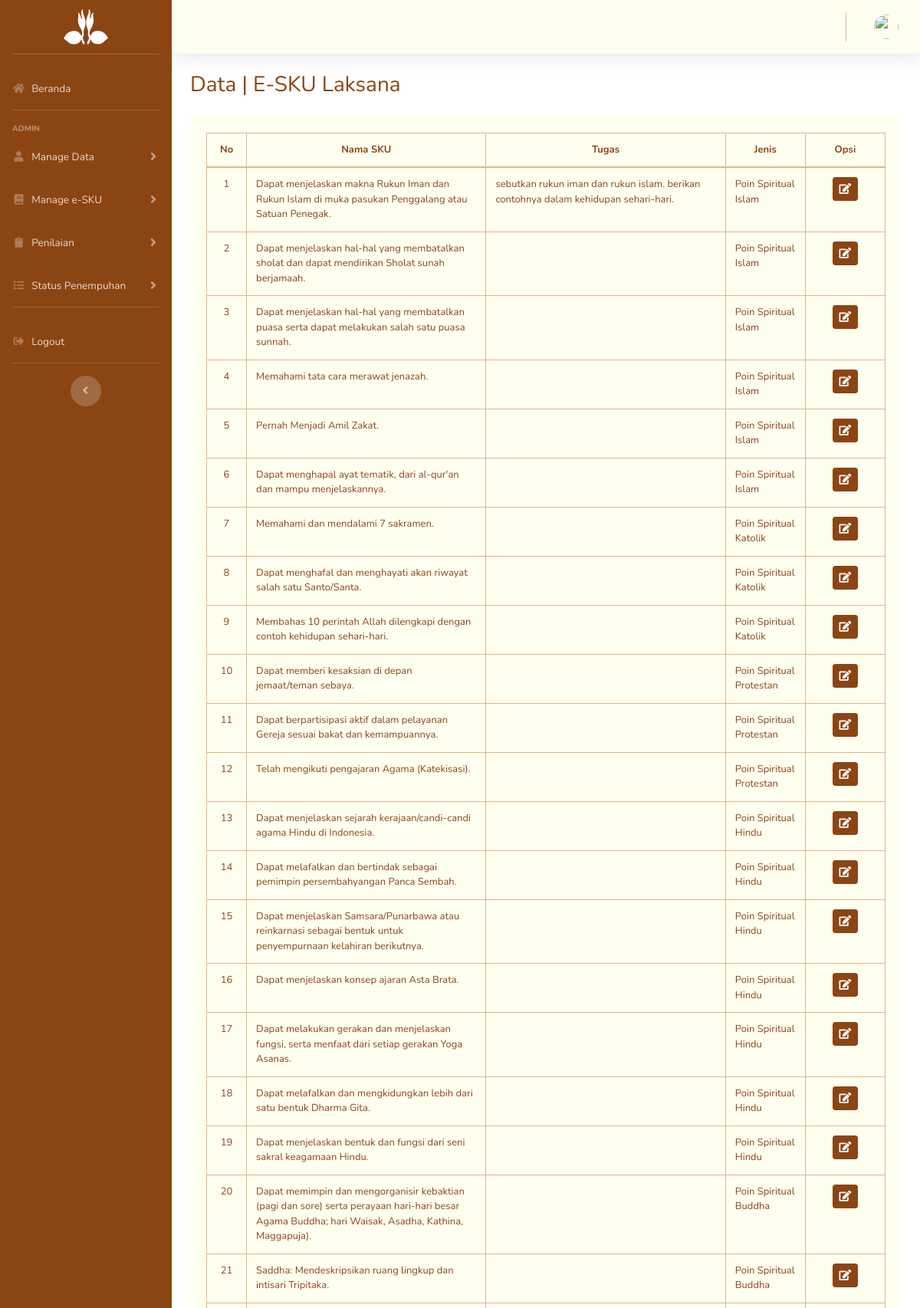
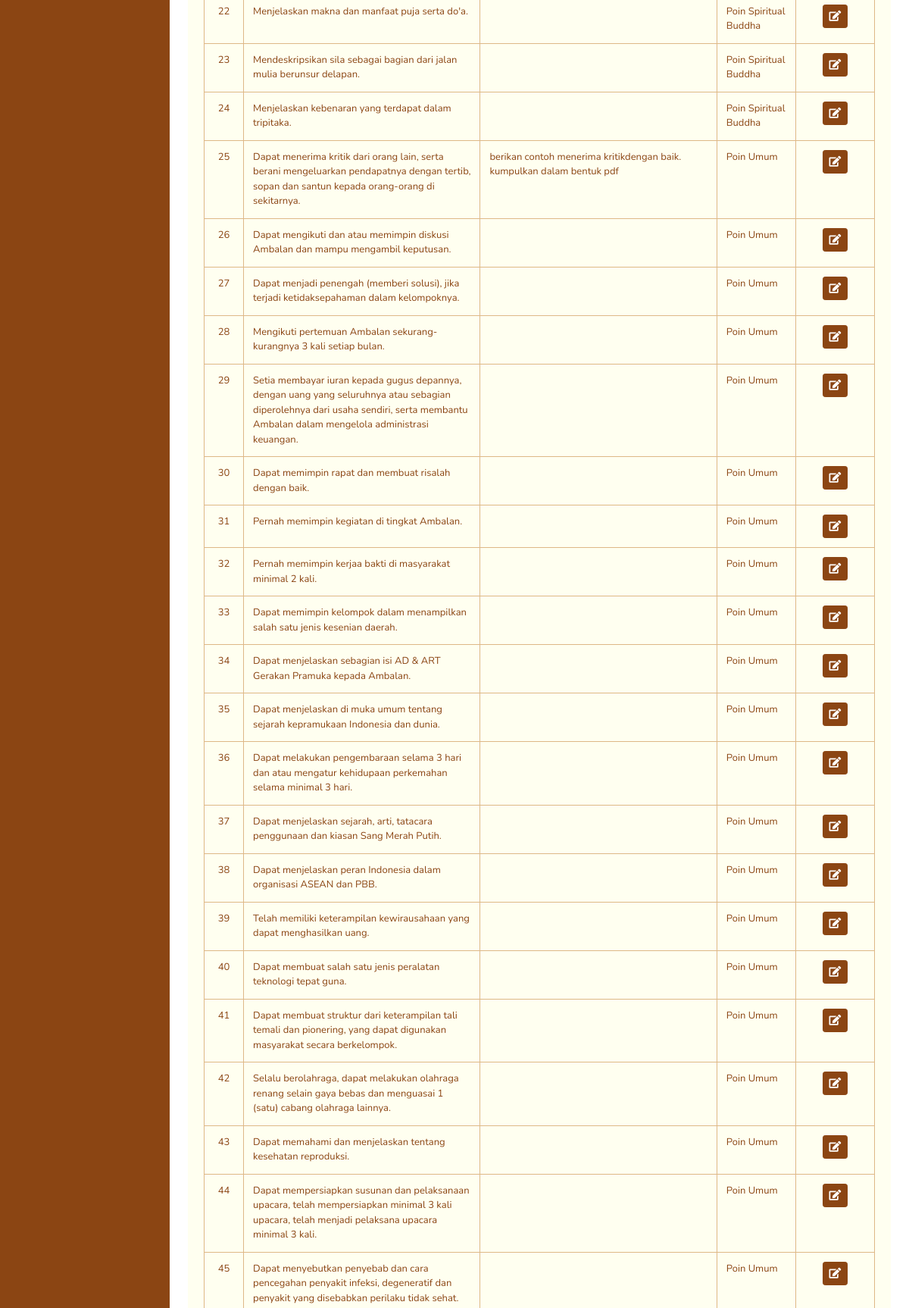
The page /index.php/admin/esku_laksana (upper part) on the database its author committed (2 pictures, top to bottom).
### tables this page shows
CREATE TABLE `sku_` (
  `id_sku` int(11) NOT NULL,
  `id_gol` int(11) NOT NULL,
  `jenis_sku` int(11) NOT NULL,
  `nama_sku` varchar(500) NOT NULL,
  `tugas_` varchar(600) NOT NULL
);

### application/controllers/admin/Esku_laksana.php (called while the page is built, shortened)
<?php
class Esku_laksana extends CI_Controller
{
    function __construct()
    {
        $this->load->model('sku_lm');
        $this->load->model('auth_m');
    }
    public function index()
    {
        $data['title'] = 'Data | E-SKU Laksana';
        $data['user'] = $this->db->get_where('admin_', ['username_adm' =>
        $this->session->userdata('username_adm')])->row_array();
        $data['data_'] = $this->sku_lm->data_sku();
        $this->load->view('admin/esku_/esku_lks.php', $data);
    }
}

### index.php (called while the page is built, shortened)
<?php
require_once BASEPATH.'core/CodeIgniter.php';

### application/models/Sku_lm.php (called while the page is built, shortened)
<?php
class Sku_lm extends CI_Model
{
    function data_sku()
    {
        $this->db->select('*');
        $this->db->from('sku_');
        $this->db->where('id_gol', '3');
        $query = $this->db->get();
        return $query->result();
    }
}

### application/views/admin/esku_/esku_lks.php (the view, shortened to what this page needs)
<!DOCTYPE html>
<html lang="en">
<body id="page-top">
    <div id="content-wrapper" class="d-flex flex-column">
        <div id="content">
            <div class="container-fluid">
                <h1 class="h3 mb-4 text-ivory"><?= $title; ?></h1>
                <div class="card mb-3">
                    <div class="card-body">
                        <div class="table-responsive">
                            <table class="table table-bordered text-ivory" id="table-id" style="font-size:13px;">
                                <thead>
                                    <tr>
                                        <th class="text-center" style="width: 5%;">No</th>
                                        <th class="text-center" style="width: 30%;">Nama SKU</th>
                                        <th class="text-center" style="width: 30%;">Tugas</th>
                                        <th class="text-center" style="width: 10%;">Jenis</th>
                                        <th class="text-center" style="width: 10%;">Opsi</th>
                                    </tr>
                                </thead>
                                <tbody>
                                    <?php $i = 1;
                                    foreach ($data_ as $data) : ?>
                                    <tr>
                                        <td class="text-center">
                                            <?php echo $i++;
                                                ?>
                                        </td>
                                        <td>
                                            <?php echo $data->nama_sku;
                                                ?>
                                        </td>
                                        <td>
                                            <?php echo $data->tugas_ ?>
                                        </td>
                                        <td>
                                            <?php if ($data->jenis_sku == '1') {
                                                    echo "Poin Spiritual Islam";
                                                } elseif ($data->jenis_sku == '2') {
                                                    echo "Poin Spiritual Hindu";
                                                } elseif ($data->jenis_sku == '3') {
                                                    echo "Poin Spiritual Buddha";
                                                } elseif ($data->jenis_sku == '4') {
                                                    echo "Poin Spiritual Katolik";
                                                } elseif ($data->jenis_sku == '5') {
                                                    echo "Poin Spiritual Protestan";
                                                } elseif ($data->jenis_sku == '6') {
                                                    echo "Poin Umum";
                                                } elseif ($data->jenis_sku == '7') {
                                                    echo "Lainnya";
                                                } ?>
                                        </td>
                                        <td class="text-center">
                                            <a href="#" class="tombol-edit btn btn-primary btn-sm" role="button"
                                                data-toggle="modal" data-target="#edit<?php echo $data->id_sku ?>"><i
                                                    class="fas fa-edit"></i></a>
                                        </td>
                                    </tr>
                                    <?php endforeach; ?>
                                </tbody>
                            </table>
                        </div>
                    </div>
                </div>
            </div>
        </div>

### rows shown on the page
sku_: nama_sku "Dapat menjelaskan makna Rukun Iman dan Rukun Islam di muka pasukan Penggalang atau Satuan Penegak.", tugas_ "sebutkan rukun iman dan rukun islam. berikan contohnya dalam kehidupan sehari-hari.", shows "Poin Spiritual Islam"
sku_: nama_sku "Dapat menjelaskan hal-hal yang membatalkan sholat dan dapat mendirikan Sholat sunah berjamaah.", shows "Poin Spiritual Islam"
sku_: nama_sku "Dapat menjelaskan hal-hal yang membatalkan puasa serta dapat melakukan salah satu puasa sunnah.", shows "Poin Spiritual Islam"
sku_: nama_sku "Memahami tata cara merawat jenazah.", shows "Poin Spiritual Islam"
sku_: nama_sku "Pernah Menjadi Amil Zakat.", shows "Poin Spiritual Islam"
sku_: nama_sku "Dapat menghapal ayat tematik, dari al-qur'an dan mampu menjelaskannya.", shows "Poin Spiritual Islam"
sku_: nama_sku "Memahami dan mendalami 7 sakramen.", shows "Poin Spiritual Katolik"
sku_: nama_sku "Dapat menghafal dan menghayati akan riwayat salah satu Santo/Santa.", shows "Poin Spiritual Katolik"
sku_: nama_sku "Membahas 10 perintah Allah dilengkapi dengan contoh kehidupan sehari-hari.", shows "Poin Spiritual Katolik"
sku_: nama_sku "Dapat memberi kesaksian di depan jemaat/teman sebaya.", shows "Poin Spiritual Protestan"
sku_: nama_sku "Dapat berpartisipasi aktif dalam pelayanan Gereja sesuai bakat dan kemampuannya.", shows "Poin Spiritual Protestan"
sku_: nama_sku "Telah mengikuti pengajaran Agama (Katekisasi).", shows "Poin Spiritual Protestan"
sku_: nama_sku "Dapat menjelaskan sejarah kerajaan/candi-candi agama Hindu di Indonesia.", shows "Poin Spiritual Hindu"
sku_: nama_sku "Dapat melafalkan dan bertindak sebagai pemimpin persembahyangan Panca Sembah.", shows "Poin Spiritual Hindu"
sku_: nama_sku "Dapat menjelaskan Samsara/Punarbawa atau reinkarnasi sebagai bentuk untuk penyempurnaan kelahiran berikutnya.", shows "Poin Spiritual Hindu"
sku_: nama_sku "Dapat menjelaskan konsep ajaran Asta Brata.", shows "Poin Spiritual Hindu"
sku_: nama_sku "Dapat melakukan gerakan dan menjelaskan fungsi, serta menfaat dari setiap gerakan Yoga Asanas.", shows "Poin Spiritual Hindu"
sku_: nama_sku "Dapat melafalkan dan mengkidungkan lebih dari satu bentuk Dharma Gita.", shows "Poin Spiritual Hindu"
sku_: nama_sku "Dapat menjelaskan bentuk dan fungsi dari seni sakral keagamaan Hindu.", shows "Poin Spiritual Hindu"
sku_: nama_sku "Dapat memimpin dan mengorganisir kebaktian (pagi dan sore) serta perayaan hari-hari besar Agama Buddha; hari Waisak, Asadha, Kathina, Maggapuja).", shows "Poin Spiritual Buddha"
sku_: nama_sku "Saddha: Mendeskripsikan ruang lingkup dan intisari Tripitaka.", shows "Poin Spiritual Buddha"
sku_: nama_sku "Menjelaskan makna dan manfaat puja serta do'a.", shows "Poin Spiritual Buddha"
sku_: nama_sku "Mendeskripsikan sila sebagai bagian dari jalan mulia berunsur delapan.", shows "Poin Spiritual Buddha"
sku_: nama_sku "Menjelaskan kebenaran yang terdapat dalam tripitaka.", shows "Poin Spiritual Buddha"
sku_: nama_sku "Dapat menerima kritik dari orang lain, serta berani mengeluarkan pendapatnya dengan tertib, sopan dan santun kepada orang-orang di sekitarnya.", tugas_ "berikan contoh menerima kritikdengan baik. kumpulkan dalam bentuk pdf", shows "Poin Umum"
sku_: nama_sku "Dapat mengikuti dan atau memimpin diskusi Ambalan dan mampu mengambil keputusan.", shows "Poin Umum"
sku_: nama_sku "Dapat menjadi penengah (memberi solusi), jika terjadi ketidaksepahaman dalam kelompoknya.", shows "Poin Umum"
sku_: nama_sku "Mengikuti pertemuan Ambalan sekurang-kurangnya 3 kali setiap bulan.", shows "Poin Umum"
sku_: nama_sku "Setia membayar iuran kepada gugus depannya, dengan uang yang seluruhnya atau sebagian diperolehnya dari usaha sendiri, serta membantu Ambalan dalam mengelola administrasi keuangan.", shows "Poin Umum"
sku_: nama_sku "Dapat memimpin rapat dan membuat risalah dengan baik.", shows "Poin Umum"
sku_: nama_sku "Pernah memimpin kegiatan di tingkat Ambalan.", shows "Poin Umum"
sku_: nama_sku "Pernah memimpin kerjaa bakti di masyarakat minimal 2 kali.", shows "Poin Umum"
sku_: nama_sku "Dapat memimpin kelompok dalam menampilkan salah satu jenis kesenian daerah.", shows "Poin Umum"
sku_: nama_sku "Dapat menjelaskan sebagian isi AD & ART Gerakan Pramuka kepada Ambalan.", shows "Poin Umum"
sku_: nama_sku "Dapat menjelaskan di muka umum tentang sejarah kepramukaan Indonesia dan dunia.", shows "Poin Umum"
sku_: nama_sku "Dapat melakukan pengembaraan selama 3 hari dan atau mengatur kehidupaan perkemahan selama minimal 3 hari.", shows "Poin Umum"
sku_: nama_sku "Dapat menjelaskan sejarah, arti, tatacara penggunaan dan kiasan Sang Merah Putih.", shows "Poin Umum"
sku_: nama_sku "Dapat menjelaskan peran Indonesia dalam organisasi ASEAN dan PBB.", shows "Poin Umum"
sku_: nama_sku "Telah memiliki keterampilan kewirausahaan yang dapat menghasilkan uang.", shows "Poin Umum"
sku_: nama_sku "Dapat membuat salah satu jenis peralatan teknologi tepat guna.", shows "Poin Umum"
sku_: nama_sku "Dapat membuat struktur dari keterampilan tali temali dan pionering, yang dapat digunakan masyarakat secara berkelompok.", shows "Poin Umum"
sku_: nama_sku "Selalu berolahraga, dapat melakukan olahraga renang selain gaya bebas dan menguasai 1 (satu) cabang olahraga lainnya.", shows "Poin Umum"
sku_: nama_sku "Dapat memahami dan menjelaskan tentang kesehatan reproduksi.", shows "Poin Umum"
sku_: nama_sku "Dapat mempersiapkan susunan dan pelaksanaan upacara, telah mempersiapkan minimal 3 kali upacara, telah menjadi pelaksana upacara minimal 3 kali.", shows "Poin Umum"
sku_: nama_sku "Dapat menyebutkan penyebab dan cara pencegahan penyakit infeksi, degeneratif dan penyakit yang disebabkan perilaku tidak sehat.", shows "Poin Umum"

### other values the page prints
$title "Data | E-SKU Laksana"
